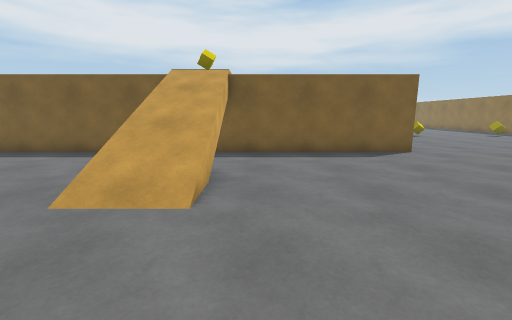
View 1 (above)

24 first-person views from a walk through a 3-D level made in the Unity game engine. The camera is 1.3 m above the floor, tilts 10° down and sees 90° across. The floor is counted in squares, 1 m on a side. Each view is taken from the middle of a square. On the plan, view 1 faces up. The plan holds only what a view shows up to about 13 squares ahead; the rest is blank. The place goes on beyond the plan. The player character is not drawn.

View 2
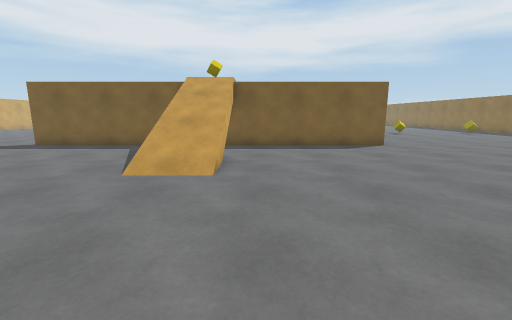

View 3
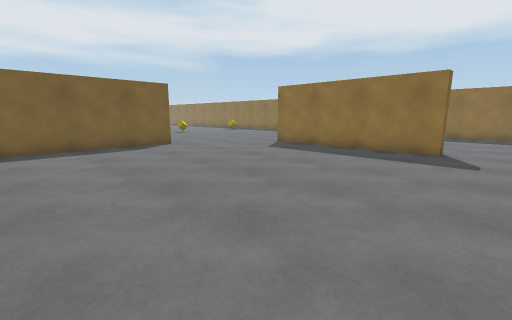

View 4
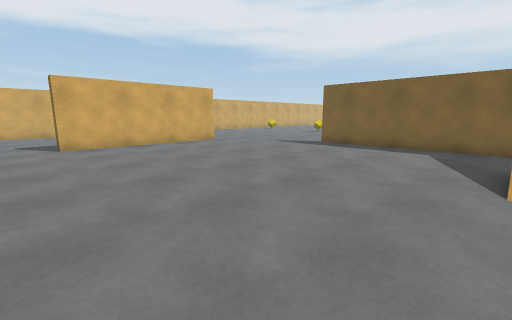

View 5
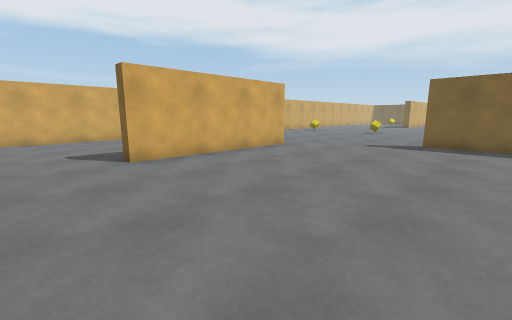

View 6
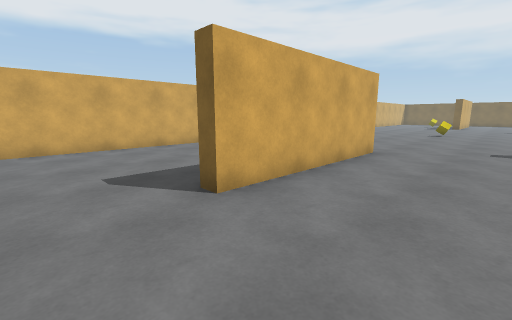

View 7
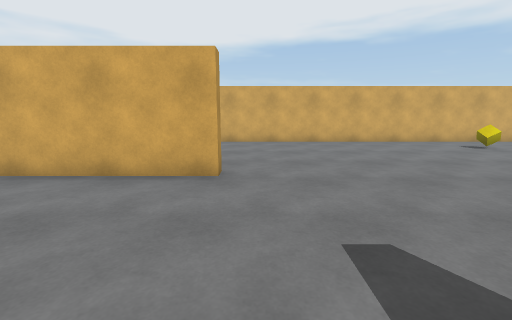

View 8
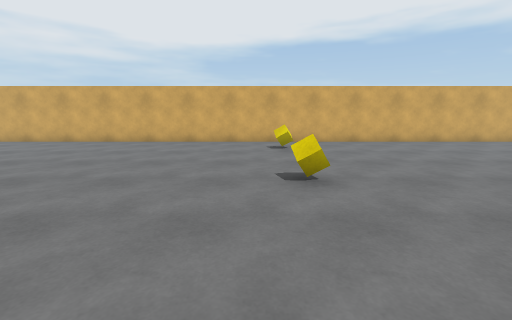

View 9
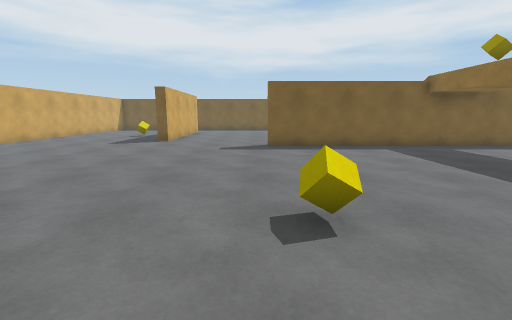

View 10
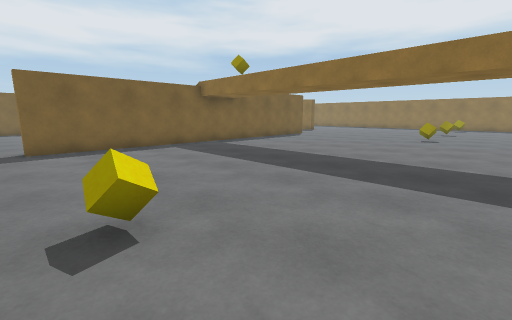

View 11
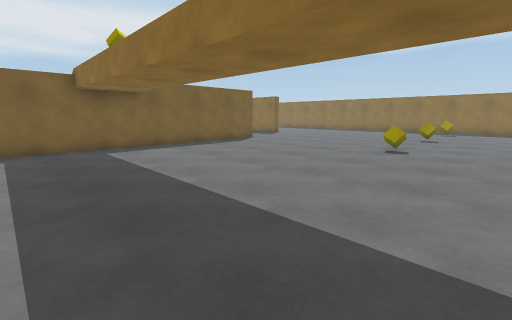

View 12
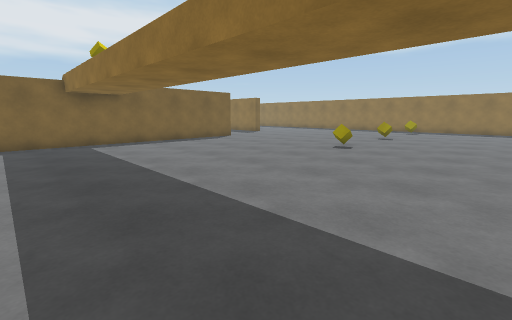

View 13
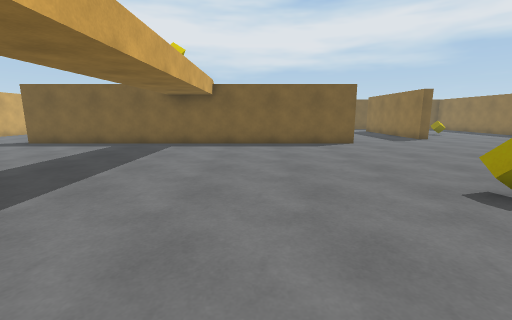

View 14
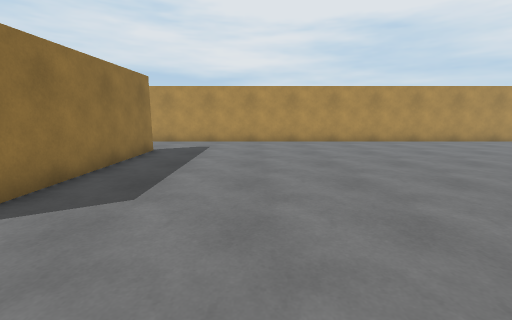

View 15
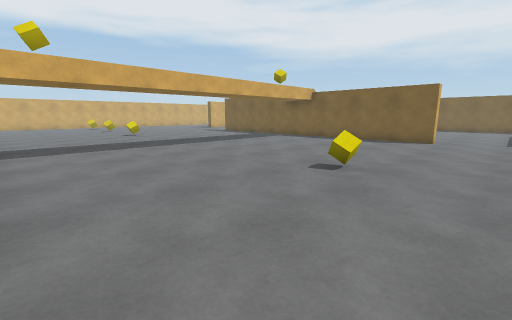

View 16
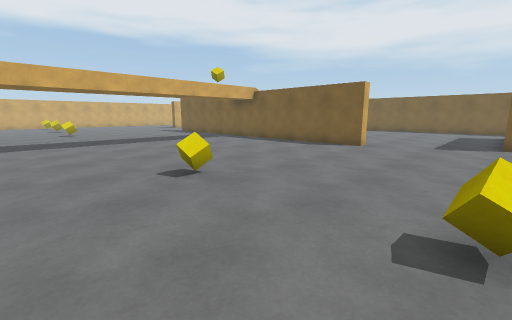

View 17
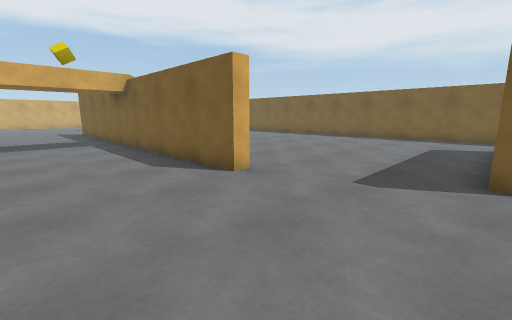

View 18
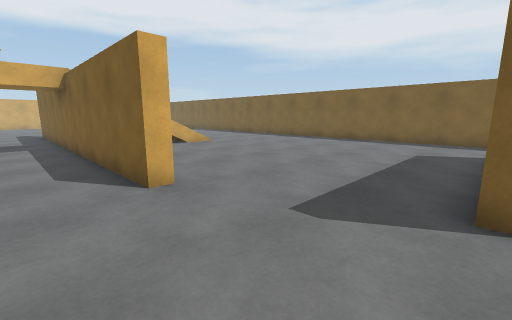

View 19
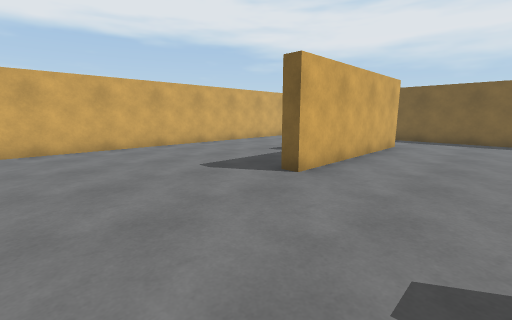

View 20
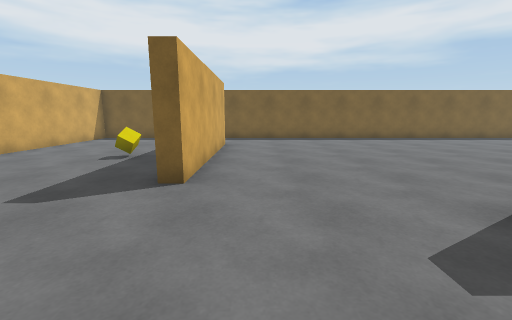

View 21
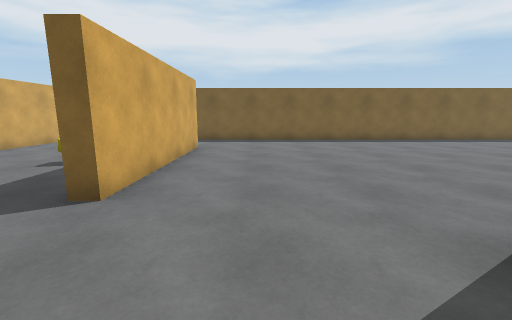

View 22
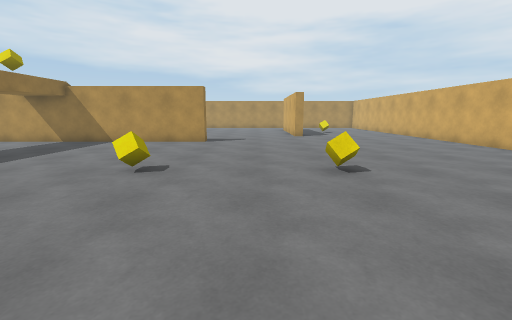

View 23
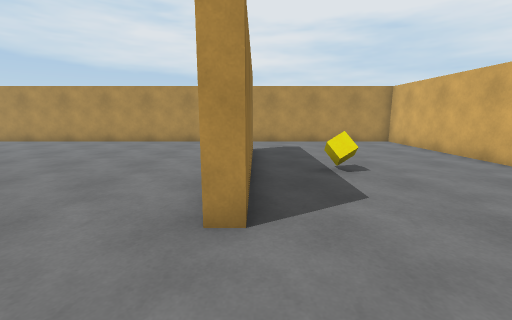

View 24
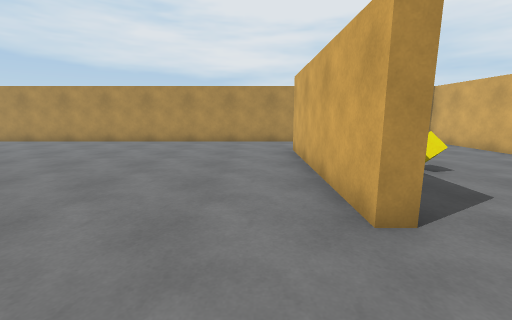

### Floor plan
Points are (right, up) in squares from view 1. A wall is a line through its corners. A room is listed if a view was taken in it or the views show most of it. See-through windows are left out.
Room 1 (views 1, 2, 3, 4, 5, 6, 7, 8, 9, 10, 11, 12, 13, 14, 15, 16, 17, 18, 19, 20, 21, 22, 23, 24)
walls: (-4, 9) (-9.5, 9) (-9.5, 9.5) (-3.9, 9.5); (-3, 23.8) (-9.5, 23.8) (-9.5, 24.4); (0, 9.5) (0.5, 9.5); (5.6, 9) (0, 9); (5.5, 24.4) (5.5, 23.8) (-1, 23.8); (-14.9, 1) (-14.9, 6.2) (-14.4, 6.2) (-14.4, -0.5) (-15, -0.5); (-14.4, 32.5) (-14.4, 25.8) (-15, 25.8); (10.4, -0.5) (9.8, -0.5) (9.8, 6.4); (-21.5, 34.5) (-21.5, -3.6) (10.5, -3.6)
objects: yellow cube (-19, 16); yellow cube (-17, 3); yellow cube (-17, 29); yellow cube (-14, 16); yellow cube (-9, 16); yellow cube (5, 16); yellow cube (10, 16)

Where each view was taken, in squares from view 1:
view 1: 0 up, 0 right, facing up
view 2: 2 down, 0 right, facing up
view 3: 2 down, 0 right, facing up-right
view 4: 2 down, 3 left, facing up-left
view 5: 3 down, 7 left, facing up-left
view 6: 3 down, 11 left, facing up-left
view 7: 7 up, 9 left, facing left
view 8: 15 up, 9 left, facing left
view 9: 13 up, 10 left, facing up
view 10: 13 up, 10 left, facing up-right
view 11: 13 up, 5 left, facing up-right
view 12: 11 up, 5 left, facing up-right
view 13: 12 up, 1 right, facing up
view 14: 9 up, 6 right, facing down
view 15: 10 up, 8 right, facing up-left
view 16: 13 up, 10 right, facing up-left
view 17: 20 up, 10 right, facing up-left
view 18: 22 up, 10 right, facing up-left
view 19: 21 up, 11 left, facing up-left
view 20: 21 up, 13 left, facing up
view 21: 22 up, 12 left, facing up
view 22: 22 up, 12 left, facing down
view 23: 9 up, 15 left, facing down
view 24: 9 up, 13 left, facing down
